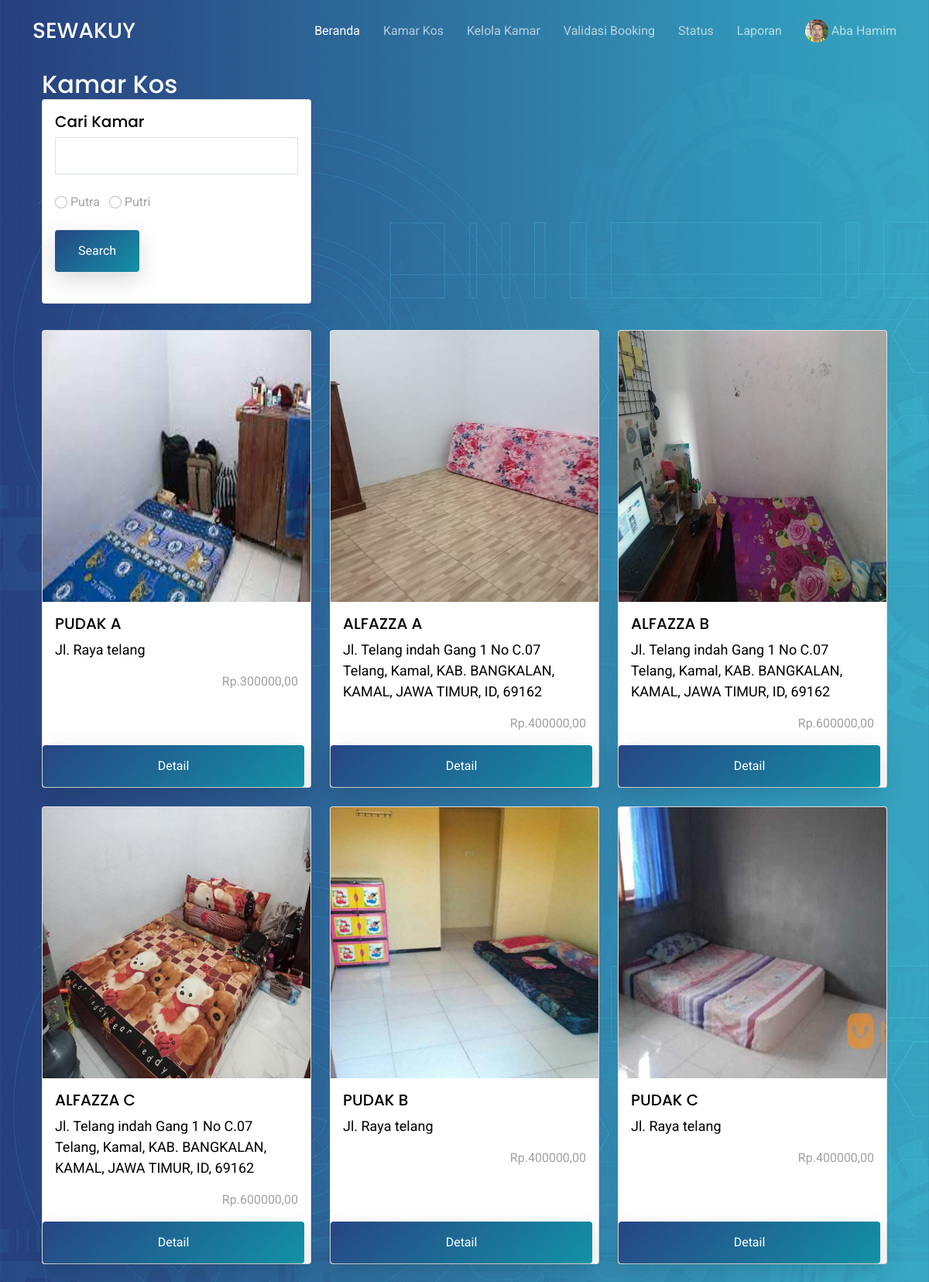
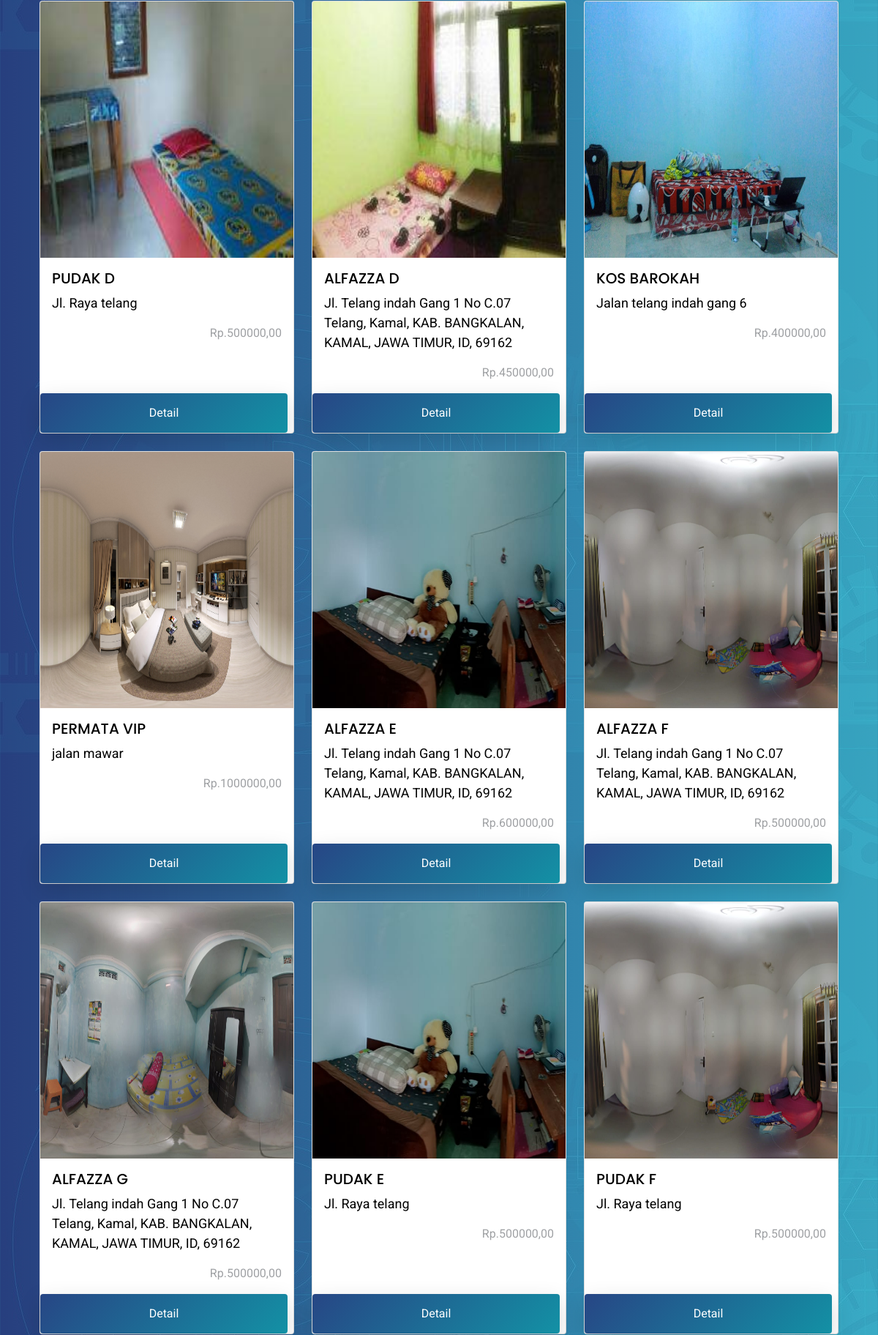
/pemilik/kos.php (signed in, upper part), run on the app's committed database (2 pictures, top to bottom).
### tables this page shows
CREATE TABLE `user` (
  `username` varchar(100) NOT NULL,
  `password` varchar(100) NOT NULL,
  `nama` varchar(100) NOT NULL,
  `jk` enum('pria','wanita') NOT NULL,
  `alamat_kos` varchar(250) NOT NULL DEFAULT '-',
  `email` varchar(100) NOT NULL,
  `nomor_hp` varchar(20) NOT NULL,
  `foto_profil` varchar(100) NOT NULL,
  `berkas` varchar(100) NOT NULL DEFAULT '-',
  `level` enum('pemilik','penghuni','admin') NOT NULL,
  `verif` enum('sudah','belum') NOT NULL
);

CREATE TABLE `kamar` (
  `id_kamar` int(11) NOT NULL,
  `username` varchar(100) NOT NULL,
  `nama_kamar` varchar(100) NOT NULL,
  `harga` decimal(20,0) NOT NULL,
  `jarak_utm` int(11) NOT NULL,
  `alamat` varchar(100) NOT NULL,
  `aturan` varchar(1000) NOT NULL,
  `gambar_kamar` varchar(100) NOT NULL,
  `kategori` enum('putra','putri') NOT NULL,
  `status` enum('tersedia','tidak tersedia') NOT NULL,
  `link` varchar(100) NOT NULL
);

### pemilik/kos.php (the view, shortened to what this page needs)
<?php include "header.php"; ?>
  <section class="hero-section" id="hero">
    <div class="container" style="margin-top: 70px;">
      <div class="container">
      <div class="row justify-content-right">
        <div class="col-md-5" data-aos="fade-up">
          <h2 class="text-white" style="margin-top: 20px; margin-bottom: 0px;">Kamar Kos</h2>
        </div>
      </div>
      <form action="" method="get">
        <div class="row">
          <div class="col">
            <div class="card h-100">
              <div class="card-body">
                <h5 class="card-title">Cari Kamar</h5>
                <input type="text" id="cari" name="cari" class="form-control"/>
                  <div >
                    <br>
                    <input class="form-check-input" type="radio" name="kategori" value="putra" id="kategori1">
                    <label class="form-check-label" for="kategori1">
                      Putra &nbsp;
                    </label>
                    <input class="form-check-input" type="radio" name="kategori" value="putri" id="kategori2">
                    <label class="form-check-label" for="kategori2">
                      Putri
                    </label>
                  </div>
                  <br>
                <button type="submit" name="submit" class="btn btn-primary btn-block mb-4">Search</button>
              </div>
            </div>
          </div>
          <div class="col"></div>
          <div class="col"></div>
        </div>
      </form>
    <div class="row row-cols-1 row-cols-md-3 g-4"  style="margin-top:10px;">
      <?php
      $sql_kamar = "SELECT * FROM kamar";
        $data = mysqli_query($koneksi, $sql_kamar);
        if ($data->num_rows > 0) {
          while ($tampil = mysqli_fetch_array($data)){
            $id = $tampil['id_kamar'];
            ?>
            <div class="col">
              <div class="card h-100">
                <img src="../kamar/<?= $tampil['gambar_kamar'] ?>" class="card-img-top" alt="kos1">
                <div class="card-body">
                  <h5 class="card-title"><?= strtoupper($tampil['nama_kamar']) ?></h5>
                  <p class="card-text text-black" ><?= $tampil['alamat'] ?> </p>
                  <div class="row">
                  <div id="rate<?= $id ?>" class="col-sm-6 text-center"></div>
                  <div style="text-align: right;" class="col-sm-6">Rp.<?= $tampil['harga'] ?>,00</div>
                  </div>
                </div>
                  <a class="btn btn-primary me-md-2" href="detail.php?id=<?= $id ?>">Detail</a>
              </div>
            </div>
          <?php } ?>
          </div>
    </section>
    <?php }else { ?>
    <h5 class="text-white">Hasil Pencarian Tidak Ada</h5>
    <?php } ?>
<?php include "footer.php"; ?>

### pemilik/header.php (shortened to what this page needs)
<!DOCTYPE html>
<html lang="en">
<?php
require "../config.php";
$sql = mysqli_query($koneksi, "SELECT * FROM user WHERE username = '".$_SESSION['username']."'");
$tampil = mysqli_fetch_array($sql);
?>
<head>
  <link href="../assets/vendor/aos/aos.css" rel="stylesheet">
  <link href="../assets/vendor/bootstrap/css/bootstrap.min.css" rel="stylesheet">
  <link href="../assets/vendor/bootstrap-icons/bootstrap-icons.css" rel="stylesheet">
  <link href="../assets/vendor/boxicons/css/boxicons.min.css" rel="stylesheet">
  <link href="../assets/vendor/swiper/swiper-bundle.min.css" rel="stylesheet">
  <link href="../assets/css/style.css" rel="stylesheet">
  <link rel="stylesheet" href="https://cdnjs.cloudflare.com/ajax/libs/rateYo/2.3.2/jquery.rateyo.min.css">
</head>
<body>
  <header id="header" class="fixed-top d-flex align-items-center">
    <div class="container d-flex justify-content-between align-items-center">
      <div class="logo">
        <h1><a href="home.php">SEWAKUY</a></h1>
      </div>
      <nav id="navbar" class="navbar">
        <ul>
          <li><a class="active " href="home.php">Beranda</a></li>
          <li><a href="kos.php">Kamar Kos</a></li>
          <li><a href="kelola.php">Kelola Kamar</a></li>
          <li><a href="validasi.php">Validasi Booking</a></li>
          <li><a href="status.php">Status</a></li>
          <li><a href="laporan.php">Laporan</a></li>
          <li class="dropdown"><a href="profil.php"><img style="width: 30px; height:30px; border-radius: 100%;" src="../profil/<?php echo $tampil['foto_profil']; ?>">&nbsp;<?php echo $tampil['nama']; ?></a>
          </li>
        </ul>
      </nav>
    </div>
  </header>

### assets/css/style.css (style rules this page uses)
html { overflow-x: hidden; }
body { font-family: "Roboto", sans-serif; color: #9fa1a4; line-height: 1.5; }
a { color: #777; text-decoration: none; transition: 0.3s all ease; }
h1, h2, h3, h4, h5, h6, .font-heading { font-family: "Poppins", sans-serif; color: #000; }
.container { z-index: 2; position: relative; }
.text-black { color: #000 !important; }
section { overflow: hidden; }
.btn { border: none; padding: 15px 30px !important; }
.btn.btn-primary { background: #2d71a1; background: linear-gradient(-45deg, #1391a5, #274685); color: #fff; box-shadow: 0 10px 30px 0 rgba(0, 0, 0, 0.15); }
.card-img-top { height: 350px; }
.form-control { height: 48px; border-radius: 0; border: 1px solid #dae0e5; }
#header { height: 80px; transition: all 0.5s; z-index: 997; transition: all 0.5s; }
#header .logo h1 { font-size: 28px; margin: 0; padding: 4px 0; line-height: 1; font-weight: 500; }
#header .logo h1 a, #header .logo h1 a:hover { color: #fff; text-decoration: none; }
.navbar { padding: 0; }
.navbar ul { margin: 0; padding: 0; display: flex; list-style: none; align-items: center; }
.navbar li { position: relative; }
.navbar a, .navbar a:focus { display: flex; align-items: center; justify-content: space-between; padding: 10px 0 10px 30px; font-size: 16px; font-weight: 400; color: rgba(255, 255, 255, 0.65); white-space: nowrap; transition: 0.3s; }
.navbar a:hover, .navbar .active, .navbar .active:focus, .navbar li:hover > a { color: #fff; }
.hero-section { background: linear-gradient(to right, rgba(39, 70, 133, 0.8) 0%, rgba(61, 179, 197, 0.8) 100%), url(../img/hero-bg.jpg); position: relative; }
.hero-section p { font-size: 18px; color: #fff; }

### data on the page
user: foto_profil (picture), nama "Aba Hamim"
kamar: gambar_kamar (picture), nama_kamar "PUDAK A", alamat "Jl. Raya telang", harga "300000"
kamar: gambar_kamar (picture), nama_kamar "ALFAZZA A", alamat "Jl. Telang indah Gang 1 No C.07 Telang, Kamal, KAB. BANGKALAN, KAMAL, JAWA TIMUR, ID, 69162", harga "400000"
kamar: gambar_kamar (picture), nama_kamar "ALFAZZA B", alamat "Jl. Telang indah Gang 1 No C.07 Telang, Kamal, KAB. BANGKALAN, KAMAL, JAWA TIMUR, ID, 69162", harga "600000"
kamar: gambar_kamar (picture), nama_kamar "ALFAZZA C", alamat "Jl. Telang indah Gang 1 No C.07 Telang, Kamal, KAB. BANGKALAN, KAMAL, JAWA TIMUR, ID, 69162", harga "600000"
kamar: gambar_kamar (picture), nama_kamar "PUDAK B", alamat "Jl. Raya telang", harga "400000"
kamar: gambar_kamar (picture), nama_kamar "PUDAK C", alamat "Jl. Raya telang", harga "400000"
kamar: gambar_kamar (picture), nama_kamar "PUDAK D", alamat "Jl. Raya telang", harga "500000"
kamar: gambar_kamar (picture), nama_kamar "ALFAZZA D", alamat "Jl. Telang indah Gang 1 No C.07 Telang, Kamal, KAB. BANGKALAN, KAMAL, JAWA TIMUR, ID, 69162", harga "450000"
kamar: gambar_kamar (picture), nama_kamar "KOS BAROKAH", alamat "Jalan telang indah gang 6", harga "400000"
kamar: gambar_kamar (picture), nama_kamar "PERMATA VIP", alamat "jalan mawar", harga "1000000"
kamar: gambar_kamar (picture), nama_kamar "ALFAZZA E", alamat "Jl. Telang indah Gang 1 No C.07 Telang, Kamal, KAB. BANGKALAN, KAMAL, JAWA TIMUR, ID, 69162", harga "600000"
kamar: gambar_kamar (picture), nama_kamar "ALFAZZA F", alamat "Jl. Telang indah Gang 1 No C.07 Telang, Kamal, KAB. BANGKALAN, KAMAL, JAWA TIMUR, ID, 69162", harga "500000"
kamar: gambar_kamar (picture), nama_kamar "ALFAZZA G", alamat "Jl. Telang indah Gang 1 No C.07 Telang, Kamal, KAB. BANGKALAN, KAMAL, JAWA TIMUR, ID, 69162", harga "500000"
kamar: gambar_kamar (picture), nama_kamar "PUDAK E", alamat "Jl. Raya telang", harga "500000"
kamar: gambar_kamar (picture), nama_kamar "PUDAK F", alamat "Jl. Raya telang", harga "500000"
